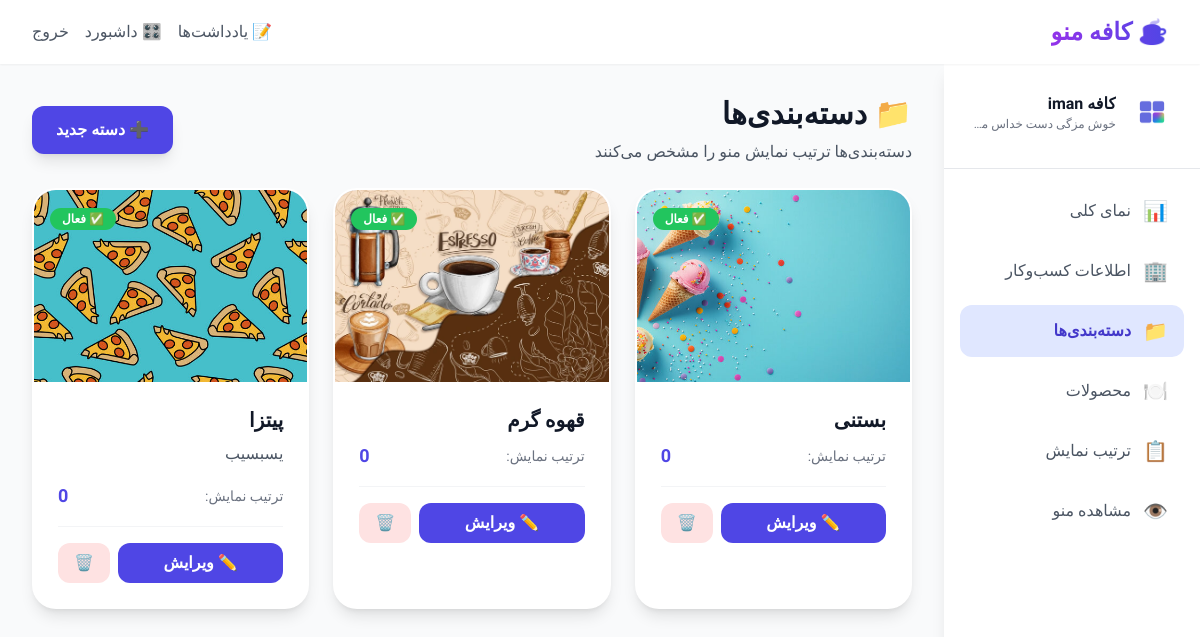
Screenshot of /dashboard/categories/ (signed in) with the database file from the repository.
### businesses/models.py (models this page shows, shortened)
class Business(models.Model):
    owner = models.ForeignKey(User, on_delete=models.CASCADE, related_name='businesses')
    name = models.CharField(max_length=255)
    slug = models.SlugField(max_length=255, unique=True, help_text="آدرس یکتای منو")
    tagline = models.CharField(max_length=255, blank=True)
    description = models.TextField(blank=True)
    address = models.TextField(blank=True)
    city = models.CharField(max_length=100, blank=True)
    location_link = models.URLField(blank=True, help_text="لینک نقشه (Google Maps یا Neshan)")
    contact_email = models.EmailField(blank=True)
    primary_phone = models.CharField(max_length=50, blank=True)
    secondary_phone = models.CharField(max_length=50, blank=True)
    whatsapp = models.CharField(max_length=50, blank=True)
    telegram = models.CharField(max_length=100, blank=True)
    instagram = models.CharField(max_length=100, blank=True)
    website = models.URLField(blank=True)
    logo = models.ImageField(upload_to='businesses/logos/', blank=True, null=True)
    cover_image = models.ImageField(upload_to='businesses/covers/', blank=True, null=True)
    theme_primary = models.CharField(max_length=7, default="#4CAF50", help_text="کد رنگ اصلی #RRGGBB")
    theme_secondary = models.CharField(max_length=7, default="#263238", help_text="کد رنگ ثانویه #RRGGBB")
    show_hours = models.BooleanField(default=True, verbose_name="نمایش ساعات کاری", help_text="آیا ساعات کاری در منو نمایش داده شود؟")
    created_at = models.DateTimeField(auto_now_add=True)
    updated_at = models.DateTimeField(auto_now=True)
    class Meta:
        ordering = ['name']
        verbose_name = "کسب‌وکار"
        verbose_name_plural = "کسب‌وکارها"

### menus/models.py (models this page shows, shortened)
class MenuCategory(models.Model):
    business = models.ForeignKey(Business, on_delete=models.CASCADE, related_name='categories')
    title = models.CharField(max_length=150)
    slug = models.SlugField(max_length=160)
    description = models.TextField(blank=True)
    cover_image = models.ImageField(upload_to='menus/categories/', blank=True, null=True)
    order = models.PositiveIntegerField(default=0)
    is_active = models.BooleanField(default=True)
    class Meta:
        unique_together = ('business', 'slug')
        ordering = ['order', 'title']
        verbose_name = "دسته‌بندی"
        verbose_name_plural = "دسته‌بندی‌ها"

### businesses/views.py (the view)
# urls.py: path("categories/", CategoryListView.as_view(), name="category_list"),
class CategoryListView(OwnerBusinessMixin, TemplateView):
    template_name = "dashboard/category_list.html"
    def get_context_data(self, **kwargs):
        context = super().get_context_data(**kwargs)
        context.update({
            "business": self.business,
            "categories": self.business.categories.all(),
        })
        return context

### businesses/views.py (called while the page is built)
    def dispatch(self, request, *args, **kwargs):
        if not request.user.is_authenticated:
            return self.handle_no_permission()
        self.business = self.get_business()
        return super().dispatch(request, *args, **kwargs)

    def get_business(self):
        user = self.request.user
        defaults = {"name": f"کافه {user.get_full_name() or user.username}"}
        business, created = Business.objects.get_or_create(owner=user, defaults=defaults)
        if created:
            self._ensure_hours(business)
        return business

### menus/urls.py (called while the page is built)
    def to_url(self, value):
        return value

### templates/dashboard/category_list.html (shortened to what this page needs)
{% extends 'dashboard/base_dashboard.html' %}
{% load static %}
{% block extra_head %}
<link rel="stylesheet" href="https://cdn.jsdelivr.net/npm/lightbox2@2.11.4/dist/css/lightbox.min.css">
{{ block.super }}
{% endblock %}
{% block dashboard_content %}
<div class="space-y-6">
    <div class="flex items-center justify-between">
        <div>
            <h1 class="text-3xl font-bold text-gray-900 mb-2">📁 دسته‌بندی‌ها</h1>
            <p class="text-gray-600">دسته‌بندی‌ها ترتیب نمایش منو را مشخص می‌کنند</p>
        </div>
        <a href="{% url 'dashboard:category_create' %}"
           class="px-6 py-3 bg-indigo-600 text-white rounded-xl hover:bg-indigo-700 transition-colors font-semibold shadow-lg hover:shadow-xl">
            ➕ دسته جدید
        </a>
    </div>
    {% if categories %}
    <div class="grid sm:grid-cols-2 lg:grid-cols-3 gap-6">
        {% for category in categories %}
        <div class="bg-white rounded-3xl shadow-lg hover:shadow-2xl transition-all overflow-hidden border-2 border-transparent hover:border-indigo-200">
            <div class="relative h-48 bg-gradient-to-br from-indigo-100 to-purple-100 overflow-hidden">
                {% if category.cover_image %}
                <a href="{{ category.cover_image.url }}" data-lightbox="categories" data-title="{{ category.title }}">
                    <img src="{{ category.cover_image.url }}" alt="{{ category.title }}"
                         class="w-full h-full object-cover hover:scale-110 transition-transform duration-500 cursor-pointer">
                </a>
                {% else %}
                <div class="w-full h-full flex items-center justify-center">
                    <span class="text-7xl opacity-30">📁</span>
                </div>
                {% endif %}
                <div class="absolute top-4 left-4">
                    {% if category.is_active %}
                    <span class="bg-green-500 text-white px-3 py-1 rounded-full text-xs font-bold">✅ فعال</span>
                    {% else %}
                    <span class="bg-gray-400 text-white px-3 py-1 rounded-full text-xs font-bold">⏸️ متوقف</span>
                    {% endif %}
                </div>
            </div>
            <div class="p-6">
                <h3 class="text-xl font-bold text-gray-900 mb-2">{{ category.title }}</h3>
                {% if category.description %}
                <p class="text-gray-600 mb-4 line-clamp-2">{{ category.description }}</p>
                {% endif %}
                <div class="flex items-center justify-between mb-4 pb-4 border-b border-gray-100">
                    <span class="text-sm text-gray-500">ترتیب نمایش:</span>
                    <span class="text-lg font-bold text-indigo-600">{{ category.order }}</span>
                </div>
                <div class="flex gap-2">
                    <a href="{% url 'dashboard:category_edit' category.pk %}"
                       class="flex-1 text-center px-4 py-2 bg-indigo-600 text-white rounded-xl hover:bg-indigo-700 transition-colors font-semibold">
                        ✏️ ویرایش
                    </a>
                    <form method="post" action="{% url 'dashboard:category_delete' category.pk %}"
                          onsubmit="return confirm('آیا مطمئن هستید که می‌خواهید این دسته‌بندی را حذف کنید؟');"
                          class="inline">
                        <button type="submit"
                                class="px-4 py-2 bg-red-100 text-red-700 rounded-xl hover:bg-red-200 transition-colors font-semibold">
                            🗑️
                        </button>
                    </form>
                </div>
            </div>
        </div>
        {% endfor %}
    </div>
    {% endif %}
</div>
{% endblock %}

### templates/dashboard/base_dashboard.html (shortened to what this page needs)
{% extends 'base.html' %}
{% load static %}
{% block extra_head %}
<link rel="stylesheet" href="https://unpkg.com/persian-datepicker@1.2.0/dist/css/persian-datepicker.min.css">
{% endblock %}
{% block content %}
<div class="min-h-screen bg-gray-50">
    <aside id="dashboard-sidebar" class="fixed right-0 top-16 bottom-0 w-64 bg-white shadow-lg z-40 overflow-y-auto transform transition-transform duration-300 md:translate-x-0 translate-x-full">
        <div class="p-6 border-b border-gray-200">
            <div class="flex items-center gap-3 mb-2">
                {% if business.logo %}
                <img src="{{ business.logo.url }}" alt="{{ business.name }}" class="w-12 h-12 rounded-xl object-cover">
                {% else %}
                <div class="w-12 h-12 rounded-xl bg-gradient-to-br from-indigo-400 to-purple-500 flex items-center justify-center text-white font-bold text-xl">
                    {{ business.name|first|default:"ک" }}
                </div>
                {% endif %}
                <div class="flex-1 min-w-0">
                    <h3 class="font-bold text-gray-900 truncate">{{ business.name|default:"کسب‌وکار من" }}</h3>
                    {% if business.tagline %}
                    <p class="text-xs text-gray-500 truncate">{{ business.tagline }}</p>
                    {% endif %}
                </div>
            </div>
        </div>
        <nav class="p-4 space-y-2">
            {% with request.resolver_match.url_name as current_url %}
            <a href="{% url 'dashboard:home' %}"
               class="flex items-center gap-3 px-4 py-3 rounded-xl transition-all {% if current_url == 'home' %}bg-indigo-100 text-indigo-700 font-semibold{% else %}text-gray-600 hover:bg-gray-100{% endif %}">
                <span class="text-xl">📊</span>
                <span>نمای کلی</span>
            </a>
            <a href="{% url 'dashboard:business_edit' %}"
               class="flex items-center gap-3 px-4 py-3 rounded-xl transition-all {% if current_url == 'business_edit' %}bg-indigo-100 text-indigo-700 font-semibold{% else %}text-gray-600 hover:bg-gray-100{% endif %}">
                <span class="text-xl">🏢</span>
                <span>اطلاعات کسب‌وکار</span>
            </a>
            <a href="{% url 'dashboard:category_list' %}"
               class="flex items-center gap-3 px-4 py-3 rounded-xl transition-all {% if current_url|slice:':9' == 'category_' %}bg-indigo-100 text-indigo-700 font-semibold{% else %}text-gray-600 hover:bg-gray-100{% endif %}">
                <span class="text-xl">📁</span>
                <span>دسته‌بندی‌ها</span>
            </a>
            <a href="{% url 'dashboard:item_list' %}"
               class="flex items-center gap-3 px-4 py-3 rounded-xl transition-all {% if current_url|slice:':5' == 'item_' %}bg-indigo-100 text-indigo-700 font-semibold{% else %}text-gray-600 hover:bg-gray-100{% endif %}">
                <span class="text-xl">🍽️</span>
                <span>محصولات</span>
            </a>
            <a href="{% url 'dashboard:menu_order' %}"
               class="flex items-center gap-3 px-4 py-3 rounded-xl transition-all {% if current_url == 'menu_order' %}bg-indigo-100 text-indigo-700 font-semibold{% else %}text-gray-600 hover:bg-gray-100{% endif %}">
                <span class="text-xl">📋</span>
                <span>ترتیب نمایش</span>
            </a>
            <a href="{% url 'menu:business_detail' business.slug %}" target="_blank"
               class="flex items-center gap-3 px-4 py-3 rounded-xl text-gray-600 hover:bg-gray-100 transition-all">
                <span class="text-xl">👁️</span>
                <span>مشاهده منو</span>
            </a>
            {% endwith %}
        </nav>
    </aside>
    <main class="md:mr-64 p-4 md:p-8 pt-20 md:pt-8">
        {% block dashboard_content %}{% endblock %}
    </main>
</div>
{% endblock %}

### static/css/custom.css (style rules this page uses)
html { scroll-behavior: smooth; }
.line-clamp-2 { display: -webkit-box; -webkit-line-clamp: 2; -webkit-box-orient: vertical; overflow: hidden; }

### rows the page displays
Business: logo (picture), name "کافه iman"
MenuCategory: cover_image (picture), is_active "✅ فعال", title "بستنی", order "0"
MenuCategory: cover_image (picture), is_active "✅ فعال", title "قهوه گرم", order "0"
MenuCategory: cover_image (picture), is_active "✅ فعال", title "پیتزا", description "یسبسیب", order "0"
